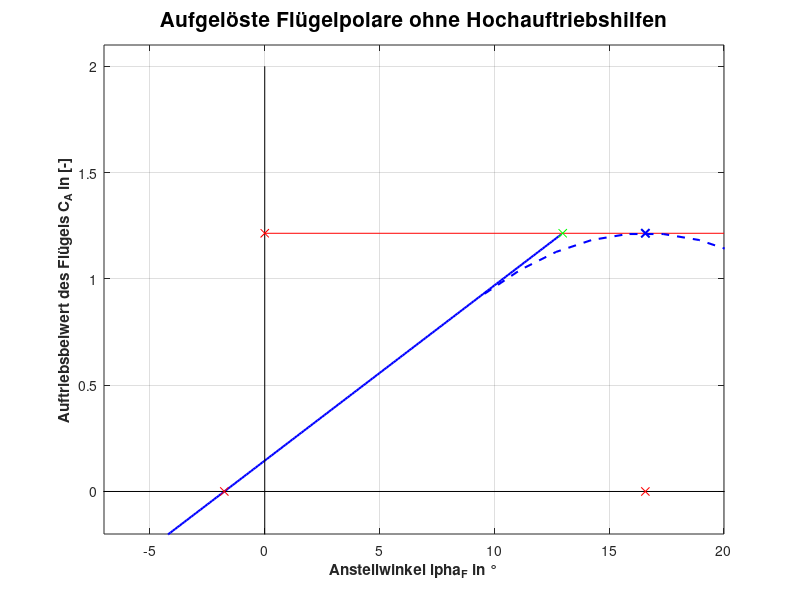

Reproduce this figure in MATLAB.
clc
clear
close

load Ergebnisse_Hochauftrieb_1.mat

%%%%%%%%%%%%%%%%%%%%%%%%%%%%%%%%%%%%%%%%%%%%%%%%%%%%%%%%%%%%%%%%%%%%%%%%%%

plot(HA1.alphas,HA1.CAs,'blue','LineWidth',1.5)

hold on
title("Aufgelöste Flügelpolare ohne Hochauftriebshilfen","FontSize",15)
ylabel("Auftriebsbeiwert des Flügels C_{A} in [-]","FontWeight","bold")
xlabel("Anstellwinkel \alpha_{F} in °","FontWeight","bold")
P1 = [0 0];
P2 = [-1 2];
plot(P1,P2,'black')
P3 = [-10 25];
P4 = [0 0];
plot(P3,P4,'black')

% Kritische Points
%Alpha MAX
plot(HA1.alpha_Ca_F_max, 0, 'xred')

%CA MAX
plot([0 20],[HA1.CA_F_max HA1.CA_F_max], 'red')
plot(0, HA1.CA_F_max,"xred")

%Alpha 0
plot(HA1.alpha_MAC_0, 0,'xred')

plot([HA1.alpha_Ca_F_max  HA1.alpha_Ca_F_max-HA1.delta_alpha_CA_F_max],[HA1.CA_F_max HA1.CA_F_max],'xgreen')

grid on

%% Auftriebsabfall Plotten

% Parameter der quadratischen Funktion
a = 0.0058; % Koeffizient von x^2
h = HA1.alpha_Ca_F_max; % x-Koordinate des Maximums
k = HA1.CA_F_max; % y-Koordinate des Maximums

% Bereich der x-Achse
x = linspace(h-7, h+7, 10); % Hier können Sie den Bereich anpassen

% Quadratische Funktion berechnen
y = -a * (x - h).^2 + k;

% Plot erstellen
plot(x, y,"blue--",'LineWidth',1.5)
plot(h, k, 'bx','LineWidth',1.5)
ylim([-0.2, 2.1])
xlim([-7, 20])

